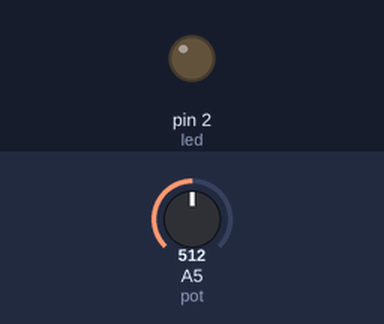
A sketch run on a simulated Arduino Uno, built with avr-gcc and run on an emulated ATmega328P. On the bench: output pins drawn as LEDs (lit = HIGH). The inputs (shaded band) are chosen by the test bench; at power-on: A5 (pot) = 512. What the sketch prints to the serial monitor is not drawn.

Above: at 6.8 s.
6.9 s: A5 (pot) set to 218
At 7.6 s:
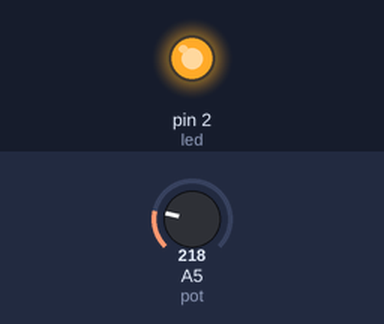
13.6 s: A5 (pot) set to 198
Timing chart, 0 to 26.3 s (numbered marks = the images above; inputs shaded):
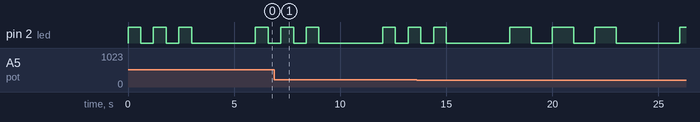

The sketch:

2022-09-09_AnalogRead_With_Potentiometer.ino
```cpp
const int led = 2;
const int pot = A5;
int val = 0;

void setup()
{
  pinMode(led, OUTPUT);
  pinMode(pot, INPUT);
  Serial.begin(9600);
}

void loop()
{
  val = analogRead (pot);
  if (val > 819) {
    Serial.print ("Value = ");
    Serial.println (val);
    Serial.println ("Fast");
    digitalWrite (led, HIGH);
    delay (200);
    digitalWrite (led, LOW);
    delay (200);
    digitalWrite (led, HIGH);
    delay (200);
    digitalWrite (led, LOW);
    delay (200);
    digitalWrite (led, HIGH);
    delay (200);
    digitalWrite (led, LOW);
    delay (200);
  } else if (val > 205) {
    Serial.print ("Value = ");
    Serial.println (val);
    Serial.println ("Medium");
    digitalWrite (led, HIGH);
    delay (600);
    digitalWrite (led, LOW);
    delay (600);
    digitalWrite (led, HIGH);
    delay (600);
    digitalWrite (led, LOW);
    delay (600);
    digitalWrite (led, HIGH);
    delay (600);
    digitalWrite (led, LOW);
  } else {
    Serial.print ("Value = ");
    Serial.println (val);
    Serial.println ("Slow");
    digitalWrite (led, HIGH);
    delay (1000);
    digitalWrite (led, LOW);
    delay (1000);
    digitalWrite (led, HIGH);
    delay (1000);
    digitalWrite (led, LOW);
    delay (1000);
    digitalWrite (led, HIGH);
    delay (1000);
    digitalWrite (led, LOW);
  }
  delay (3000);
}
```
